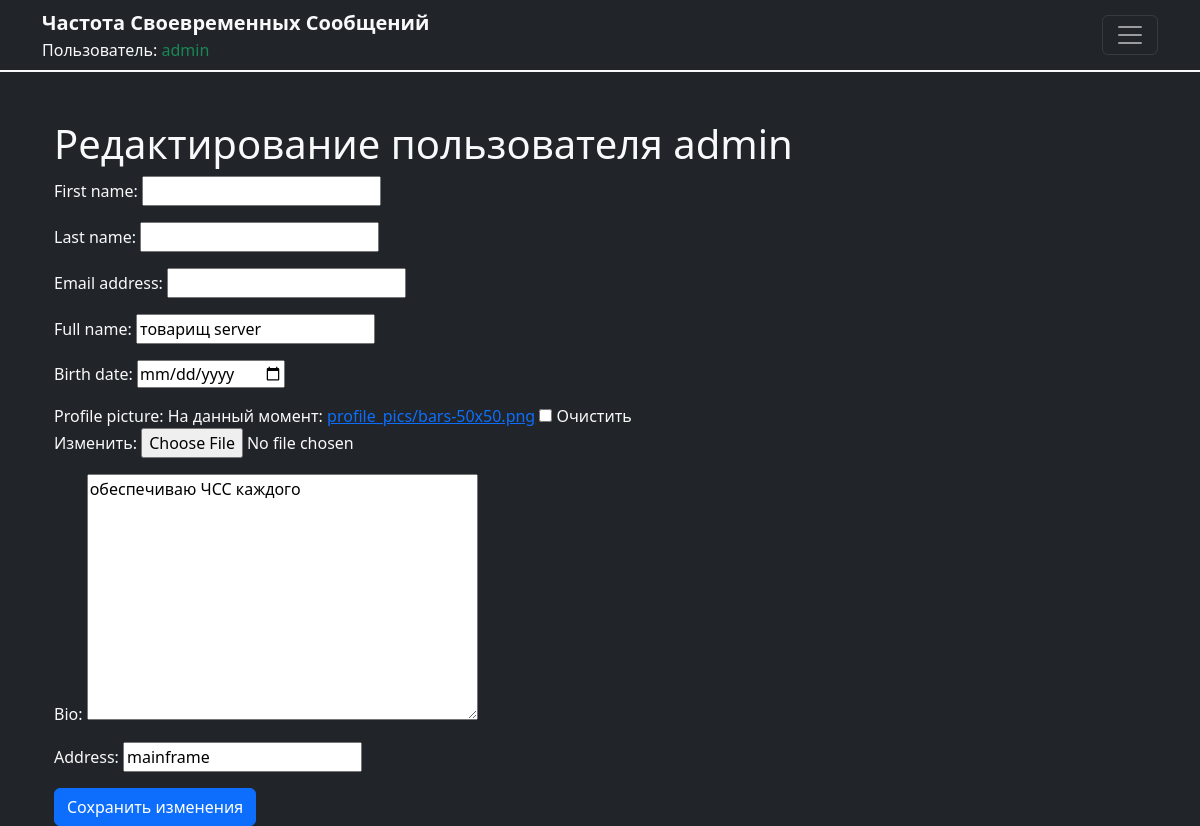
Page /edit_user/1/ (signed in) on the earlier database version.
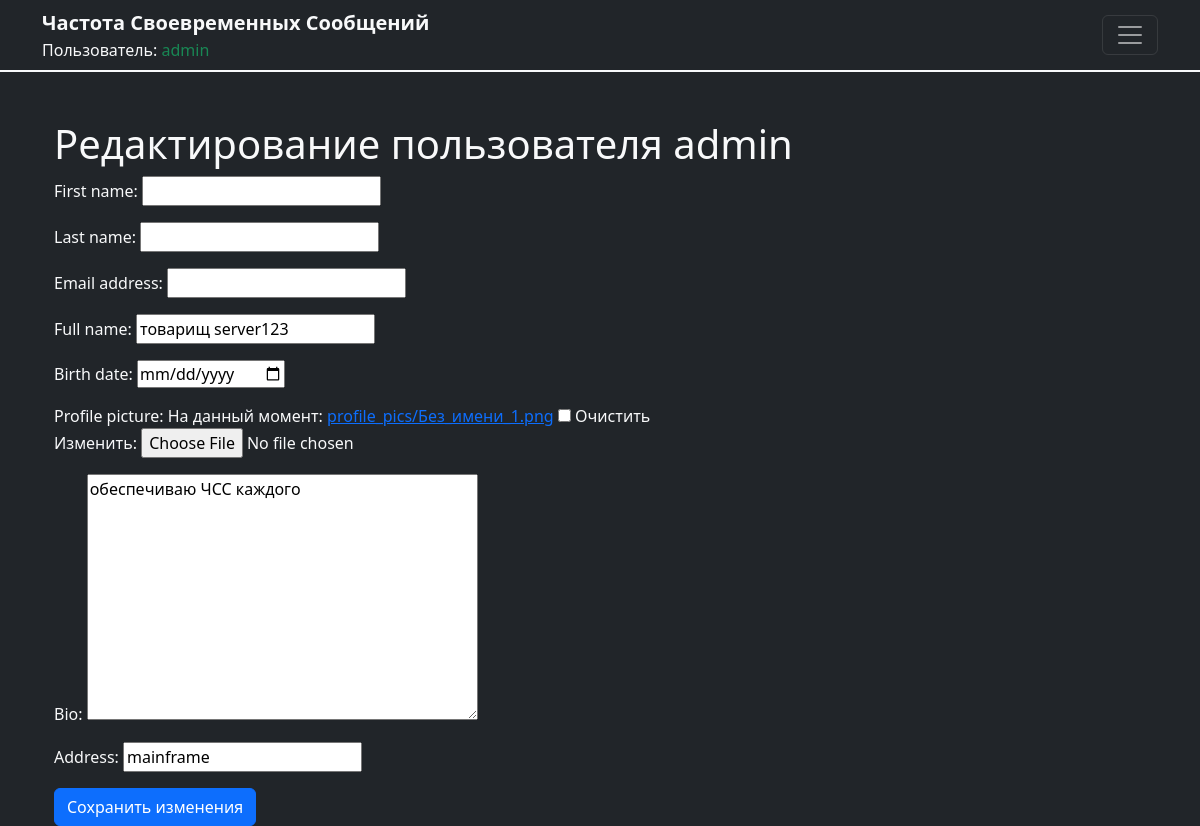
Same page on the later database version.
### users/models.py (models this page shows, shortened)
class UserProfile(models.Model):
    user = models.OneToOneField(User, on_delete=models.CASCADE)
    full_name = models.CharField(max_length=255, blank=True)
    birth_date = models.DateField(null=True, blank=True)
    profile_picture = models.ImageField(upload_to='profile_pics/', null=True, blank=True)
    friends = models.ManyToManyField('self', symmetrical=False, blank=True, related_name='friend_set')
    address = models.CharField(max_length=255, blank=True)
    bio = models.TextField(blank=True)

### users/views.py (the view)
# urls.py: path('edit_user/<int:user_id>/', views.edit_user, name='edit_user'),
@login_required
def edit_user(request, user_id):
    if not request.user.is_staff:
        return redirect('profile', username=request.user.username)
    user = get_object_or_404(User, pk=user_id)
    user_profile = get_object_or_404(UserProfile, user=user)
    if request.method == 'POST':
        user_form = UserForm(request.POST, instance=user)
        profile_form = UserProfileForm(request.POST, request.FILES, instance=user_profile)
        if user_form.is_valid() and profile_form.is_valid():
            user_form.save()
            profile_form.save()
            messages.success(request, 'User profile was successfully updated!')
            return redirect('admin_panel')
    else:
        user_form = UserForm(instance=user)
        profile_form = UserProfileForm(instance=user_profile)
    return render(request, 'edit_user.html', {
        'user_form': user_form,
        'profile_form': profile_form,
        'profile_user': user
    })

### users/forms.py
class UserForm(forms.ModelForm):
    class Meta:
        model = User
        fields = ['first_name', 'last_name', 'email']

class UserProfileForm(forms.ModelForm):
    birth_date = forms.DateField(widget=forms.DateInput(attrs={'type': 'date'}), required=False)
    class Meta:
        model = UserProfile
        fields = ['full_name', 'birth_date', 'profile_picture', 'bio', 'address']

### templates/edit_user.html (shortened to what this page needs)
{% extends 'base.html' %}
{% block content %}
<div class="container mt-5">
  <h1>Редактирование пользователя {{ profile_user.username }}</h1>
  <form method="post" enctype="multipart/form-data">
    {{ user_form.as_p }}
    {{ profile_form.as_p }}
    <button type="submit" class="btn btn-primary">Сохранить изменения</button>
  </form>
</div>
{% endblock %}

Differences in the rows shown:
changed UserProfile "обеспечиваю ЧСС каждого": full_name "товарищ server" → "товарищ server123"
Other differences:
text no longer shown: "Full name: Birth date: Profile picture: На данный момент: profile_pics/bars-50x50.png Очистить Изменить: Bio: Address:"
text now shown: "Full name: Birth date: Profile picture: На данный момент: profile_pics/Без_имени_1.png Очистить Изменить: Bio: Address:"
